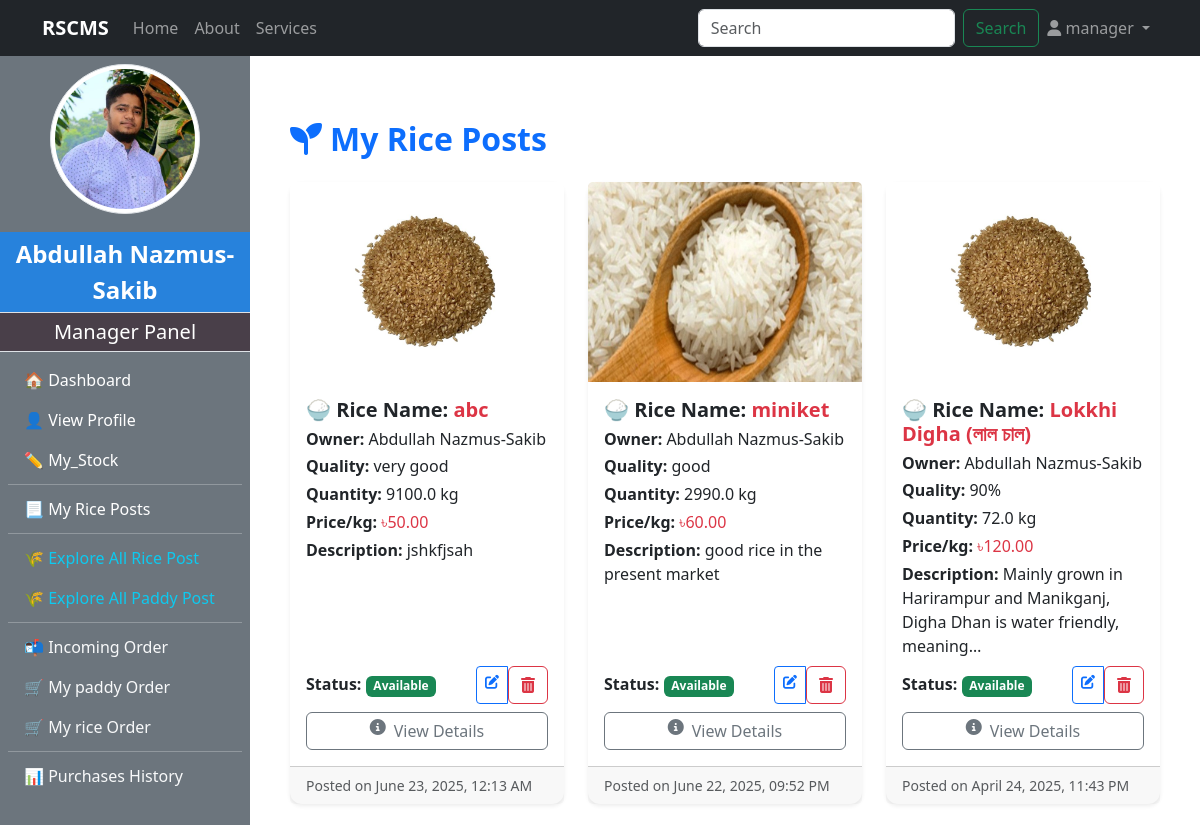
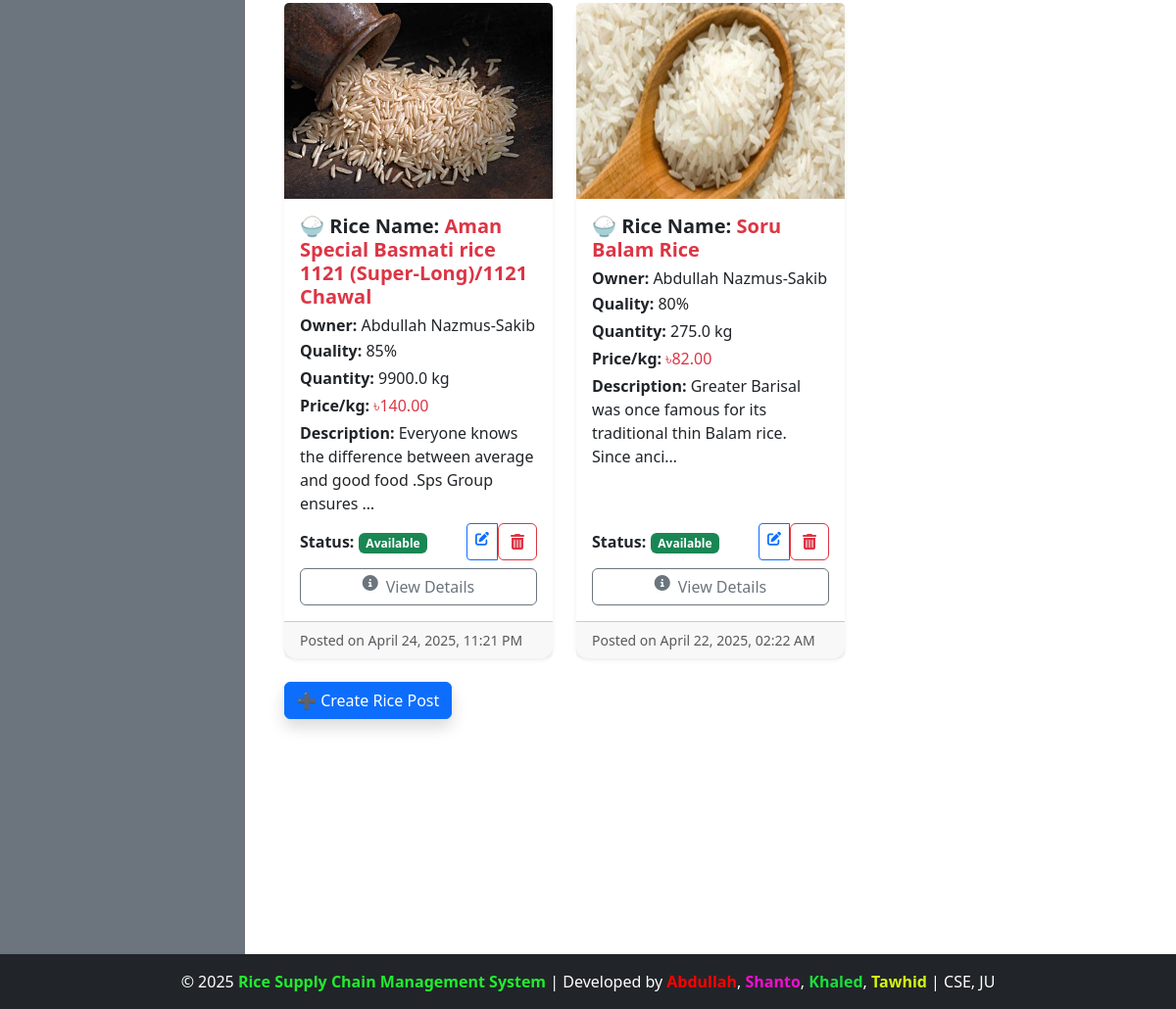
/manager/show_my_rice_post/ (signed in), run on the app's committed database (2 pictures, top to bottom).
### accounts/models.py (models this page shows, shortened)
class CustomUser(AbstractUser):
    ROLE_CHOICES = (
        ('admin', 'Admin'),
        ('manager', 'Manager'),
        ('customer', 'Customer'),
        ('dealer', 'Dealer'),
    )
    role = models.CharField(max_length=20, choices=ROLE_CHOICES, default='admin')

### manager/models.py (models this page shows, shortened)
class ManagerProfile(models.Model):
    user = models.OneToOneField(CustomUser,on_delete=models.CASCADE,limit_choices_to={'role':'manager'},related_name="managerprofile")
    full_name = models.CharField(max_length=100)
    phone_number = models.CharField(max_length=11)
    transaction_password = models.CharField(blank=True)
    address = models.TextField()
    mill_name = models.CharField(max_length=100)
    mill_location = models.TextField()
    profile_image = models.ImageField(upload_to="manager_profile/",blank=True,null=True)
    experience_year = models.PositiveIntegerField(blank=True, null=True)
    bio = models.TextField(blank=True)
    created_at = models.DateTimeField(auto_now_add=True)

class RicePost(models.Model):
    manager = models.ForeignKey(CustomUser,on_delete=models.CASCADE, limit_choices_to={'role':'manager'},related_name="managerPost")
    rice_name = models.CharField(max_length=200, blank=True, null=True)
    quality = models.CharField(max_length=100)
    quantity_kg = models.FloatField()
    price_per_kg = models.DecimalField(max_digits=6, decimal_places=2)
    description = models.TextField()
    is_sold = models.BooleanField(default=False)
    rice_image = models.ImageField(upload_to="rice_image/",blank=True,null=True)
    created_at = models.DateTimeField(auto_now_add=True)

### manager/views.py (the view)
# urls.py: path('show_my_rice_post/',views.show_my_rice_post, name='show_my_rice_post'),
@login_required(login_url="login")
@user_passes_test(check_manager)
def show_my_rice_post(request):
    if request.user.role in ['manager']:
        rice_posts = RicePost.objects.filter(manager=request.user, is_sold=False).order_by("-created_at")
    else:
        return HttpResponse("Only manager can see this post")
    context = {
        "check" : 2,
        'rice_posts':rice_posts
    }
    return render(request,"manager/show_rice_post.html",context)

### admin_panel/context_processors.py (called while the page is built)
def admin_profile(request):
    if request.user.is_authenticated:
        try:
            admin = AdminProfile.objects.get(user=request.user)
            return {'admin': admin}
        except AdminProfile.DoesNotExist:
            return {}
    return {}

### customer/context_processors.py (called while the page is built)
def customer_profile(request):
    if request.user.is_authenticated:
        try:
            customer = CustomerProfile.objects.get(user=request.user)
            return {'customer': customer}
        except CustomerProfile.DoesNotExist:
            return {}
    return {}

### manager/context_processors.py (called while the page is built)
def manager_profile(request):
    if request.user.is_authenticated:
        try:
            manager = ManagerProfile.objects.get(user=request.user)
            return {'manager': manager}
        except ManagerProfile.DoesNotExist:
            return {}
    return {}

### manager/views.py (called while the page is built)
def check_manager(user):
    return user.is_authenticated and user.role == 'manager'

### manager/templates/manager/show_rice_post.html (shortened to what this page needs)
{% extends 'base.html' %}
{% load static %}
{% block content %}
<div class="container mt-5">
    <h2 class="mb-4 text-primary fw-bold">
        {% if check == 1 %}
            <i class="fas fa-seedling me-2"></i>Explore Rice Posts
        {% elif check == 2 %}
            <i class="fas fa-seedling me-2"></i>My Rice Posts
        {% endif %}
    </h2>
    {% if rice_posts %}
        <div class="row row-cols-1 row-cols-md-2 row-cols-lg-3 g-4">
            {% for post in rice_posts %}
                <div class="col">
                    <div class="card h-100 border-0 shadow-sm transition card-hover">
                        <div class="overflow-hidden">
                            {% if post.rice_image %}
                                <img src="{{ post.rice_image.url }}" class="card-img-top img-hover" alt="Rice Image" style="height: 200px; object-fit: cover;">
                            {% else %}
                                <img src="{% static 'images/default_rice.jpg' %}" class="card-img-top img-hover" alt="Default Rice Image" style="height: 200px; object-fit: cover;">
                            {% endif %}
                        </div>
                        <div class="card-body d-flex flex-column">
                            <h5 class="fw-bold mb-2">🍚 Rice Name: <span class="text-danger">{{ post.rice_name }}</span></h5>
                            <h6 class="mb-1"><strong>Owner:</strong> {{ post.manager.managerprofile.full_name }}</h6>
                            <p class="mb-1"><strong>Quality:</strong> {{ post.quality }}</p>
                            <p class="mb-1"><strong>Quantity:</strong> {{ post.quantity_kg }} kg</p>
                            <p class="mb-1"><strong>Price/kg:</strong> <span class="text-danger">৳{{ post.price_per_kg }}</span></p>
                            <p class="mb-2"><strong>Description:</strong> {{ post.description|truncatechars:80 }}</p>
                            <div class="mt-auto">
                                <div class="d-flex justify-content-between align-items-center mb-2">
                                    <span class="fw-bold">Status:
                                        <span class="badge {% if post.is_sold %}bg-danger{% else %}bg-success{% endif %}">
                                            {% if post.is_sold %}Sold{% else %}Available{% endif %}
                                        </span>
                                    </span>
                                    {% if request.user.role == "manager" and request.user == post.manager %}
                                    <div class="btn-group btn-group-sm">
                                        <a href="{% url 'update_rice_post' post.id %}" class="btn btn-outline-primary" title="Edit">
                                            <i class="fas fa-edit"></i>
                                        </a>
                                        <form action="{% url 'delete_rice_post' post.id %}" method="POST" class="d-inline">
                                            <button type="submit" class="btn btn-outline-danger" title="Delete"
                                                onclick="return confirm('Are you sure you want to delete this post?');">
                                                <i class="fas fa-trash-alt"></i>
                                            </button>
                                        </form>
                                    </div>
                                    {% endif %}
                                </div>
                                <div class="d-grid gap-2">
                                    <a href="{% url 'individual_rice_post_detail' post.id %}" class="btn btn-outline-secondary d-flex justify-content-center gap-2">
                                        <i class="fas fa-info-circle"></i> View Details
                                    </a>
                                </div>
                            </div>
                        </div>
                        <div class="card-footer text-muted small">
                            Posted on {{ post.created_at|date:"F d, Y, h:i A" }}
                        </div>
                    </div>
                </div>
            {% endfor %}
        </div>
    {% endif %}
    {% if request.user.role != "customer" %}
        <a href="{% url 'rice_stock_report' %}" class="btn btn-primary mt-4 shadow">
            ➕ Create Rice Post
        </a>
    {% endif %}
</div>
{% endblock %}

### templates/navbar.html (shortened to what this page needs)
<nav class="navbar navbar-expand-lg navbar-dark bg-dark">
    <div class="container">
        <a class="navbar-brand fw-bold" href="http://127.0.0.1:8000/">RSCMS</a>
        <div class="collapse navbar-collapse" id="navbarNav">
            <ul class="navbar-nav me-auto">
                <li class="nav-item">
                    {% if request.user.is_authenticated %}
                    {% if request.user.role == "manager" %}
                    <a class="nav-link" href="{% url 'manager_dashboard' %}">Home</a>
                    {% elif request.user.role == "customer" %}
                    <a class="nav-link" href="{% url 'customer_dashboard' %}">Home</a>
                    {% elif request.user.role == "dealer" %}
                    <a class="nav-link" href="{% url 'dealer_dashboard' %}">Home</a>
                    {% elif request.user.role == "admin" %}
                    <a class="nav-link" href="{% url 'admin_dashboard' %}">Home</a>
                    {% endif %}
                    {% endif %}
                </li>
                <li class="nav-item">
                    <a class="nav-link" href="{% url 'about' %}">About</a>
                </li>
                <li class="nav-item">
                    <a class="nav-link" href="{% url 'services' %}">Services</a>
                </li>
            </ul>
           <form class="d-flex" action="{% url 'search' %}" method = "get">
                <input class="form-control me-2" type="search" placeholder="Search" aria-label="Search" name="query" id="search">
                <button class="btn btn-outline-success" type="submit">Search</button>
            </form>
            <ul class="navbar-nav">
                <li class="nav-item dropdown">
                    <a class="nav-link dropdown-toggle" href="#" id="userDropdown" role="button" data-bs-toggle="dropdown" aria-expanded="false">
                        <i class="fas fa-user"></i>
                        {% if request.user.is_authenticated %}
                        {{ request.user.username }}
                        {% else %}
                            Account
                        {% endif %}
                    </a>
                </li>
            </ul>
        </div>
    </div>
</nav>

### templates/SlideBar.html (shortened to what this page needs)
{% load static %}
{% if request.user.is_authenticated and request.user.role == "manager" %}
<div class="bg-secondary text-white d-flex flex-column" style="min-width: 250px; height: 100vh;" >
<div class="text-center my-2">
    {% if manager and manager.profile_image %}
        <img src="{{ manager.profile_image.url }}" class="rounded-circle img-thumbnail" style="width: 150px; height: 150px; object-fit: cover; margin-bottom: 10px;" alt="Profile Image">
    {% else %}
        <img src="{% static 'images/default_profile.png' %}" class="rounded-circle img-thumbnail" style="width: 150px; height: 150px; object-fit: cover; margin-bottom: 10px;" alt="Default Profile Image">
    {% endif %}
</div>
    <div class="sidebar-user-name p-1 fs-4 border-bottom">{{manager.full_name}}</div>
    <div class="sidebar-header p-1 fs-5 border-bottom">Manager Panel</div>
    <nav class="nav flex-column p-2">
        <a class="nav-link text-white {% if request.resolver_match.url_name == 'manager_dashboard' %}active{% endif %}" href="{% url 'manager_dashboard' %}">🏠 Dashboard</a>
        <a class="nav-link text-white {% if request.resolver_match.url_name == 'manager_profile' %}active{% endif %}" href="{% url 'manager_profile' %}">👤 View Profile</a>
        <a class="nav-link text-white {% if request.resolver_match.url_name == 'manager_stock_management' %}active{% endif %}" href="{% url 'manager_stock_management' %}">✏️ My_Stock</a>
        <hr class="my-1">
        <a class="nav-link text-white {% if request.resolver_match.url_name == 'show_my_rice_post' %}active{% endif %}" href="{% url 'show_my_rice_post' %}">📃 My Rice Posts</a>
        <hr class="my-1">
        <a class="nav-link text-info {% if request.resolver_match.url_name == 'explore_all_rice_post' %}active{% endif %}" href="{% url 'explore_all_rice_post' %}">🌾 Explore All Rice Post</a>
        <a class="nav-link text-info {% if request.resolver_match.url_name == 'explore_paddy_post' %}active{% endif %}" href="{% url 'explore_paddy_post' %}">🌾 Explore All Paddy Post</a>
        <hr class="my-1">
        <a class="nav-link text-light {% if request.resolver_match.url_name == 'incoming_order' %}active{% endif %}" href="{% url 'incoming_order' %}">📬 Incoming Order</a>
        <a class="nav-link text-light {% if request.resolver_match.url_name == 'my_paddy_order' %}active{% endif %}" href="{% url 'my_paddy_order' %}">🛒 My paddy Order</a>
        <a class="nav-link text-light {% if request.resolver_match.url_name == 'my_rice_order' %}active{% endif %}" href="{% url 'my_rice_order' %}">🛒 My rice Order</a>
        <hr class="my-1">
        <a class="nav-link text-light {% if request.resolver_match.url_name == 'purchase_history' %}active{% endif %}" href="{% url 'purchase_history' %}">📊 Purchases History</a>
    </nav>
</div>
{% endif %}

### static/manager/css/dashboard.css (style rules this page uses)
body { display: flex; min-height: 100vh; margin: 0; }
.sidebar-header { font-size: 1.5rem; padding: 10px; background-color: #493f49; text-align: center; }
.sidebar-user-name { font-size: 1.2rem; padding: 10px; background-color: #2782dc; text-align: center; font-weight: bold; }

### manager/templates/manager/show_rice_post.html (style rules this page uses)
.card-hover { transition: transform 0.3s ease, box-shadow 0.3s ease; border-radius: 12px; }
.img-hover { transition: transform 0.3s ease-in-out; }

### data on the page
CustomUser: user.username "manager"
ManagerProfile: profile_image (picture), full_name "Abdullah Nazmus-Sakib"
RicePost: rice_image (picture), rice_name "abc", manager.managerprofile.full_name "Abdullah Nazmus-Sakib", quality "very good", quantity_kg "9100.0", price_per_kg "50.00", description "jshkfjsah", is_sold "Available", created_at "June 23, 2025, 12:13 AM"
RicePost: rice_image (picture), rice_name "miniket", manager.managerprofile.full_name "Abdullah Nazmus-Sakib", quality "good", quantity_kg "2990.0", price_per_kg "60.00", description "good rice in the present market", is_sold "Available", created_at "June 22, 2025, 09:52 PM"
RicePost: rice_image (picture), rice_name "Lokkhi Digha (লাল চাল)", manager.managerprofile.full_name "Abdullah Nazmus-Sakib", quality "90%", quantity_kg "72.0", price_per_kg "120.00", description "Mainly grown in Harirampur and Manikganj, Digha Dhan is water friendly, meaning…", is_sold "Available", created_at "April 24, 2025, 11:43 PM"
RicePost: rice_image (picture), rice_name "Aman Special Basmati rice 1121 (Super-Long)/1121 Chawal", manager.managerprofile.full_name "Abdullah Nazmus-Sakib", quality "85%", quantity_kg "9900.0", price_per_kg "140.00", description "Everyone knows the difference between average and good food .Sps Group ensures …", is_sold "Available", created_at "April 24, 2025, 11:21 PM"
RicePost: rice_image (picture), rice_name "Soru Balam Rice", manager.managerprofile.full_name "Abdullah Nazmus-Sakib", quality "80%", quantity_kg "275.0", price_per_kg "82.00", description "Greater Barisal was once famous for its traditional thin Balam rice. Since anci…", is_sold "Available", created_at "April 22, 2025, 02:22 AM"
